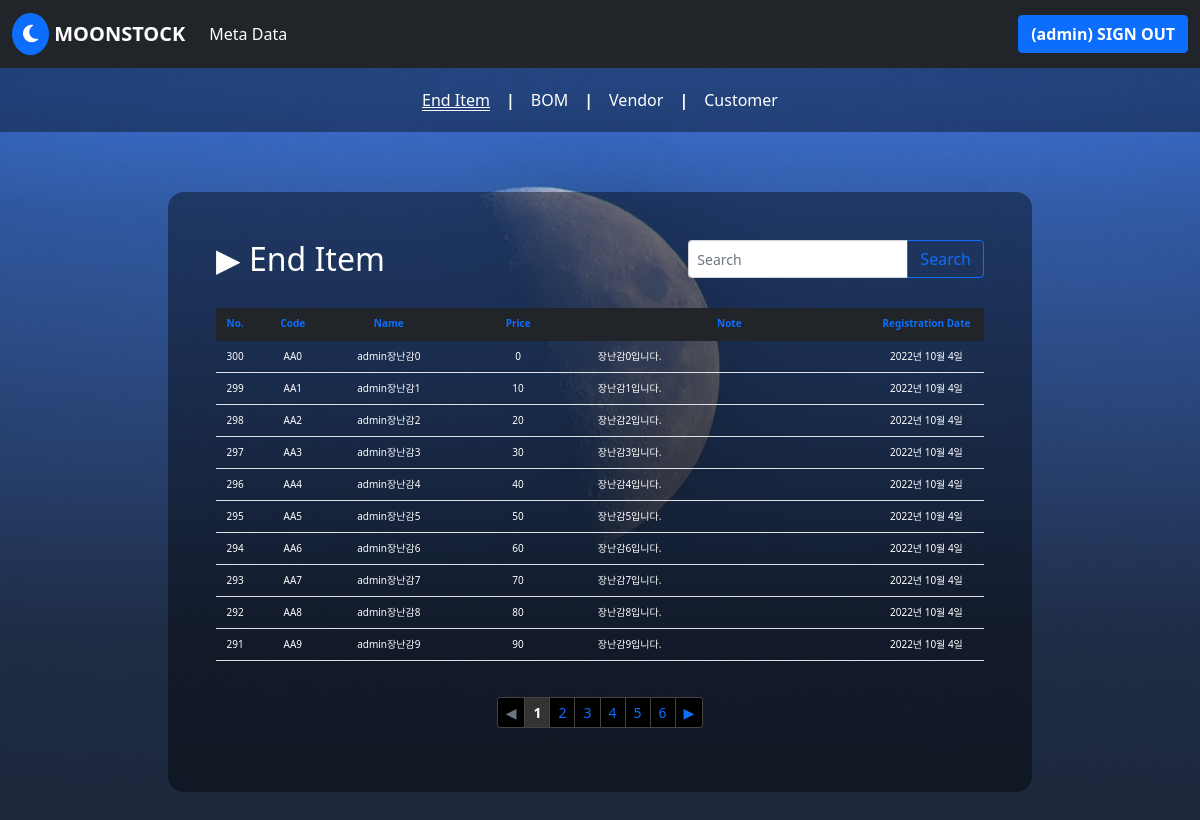
The app's page /metaData/enditem/ (signed in) with its own data.
### common/models.py (models this page shows)
class User(AbstractUser):
    SECTOR_CHOICE = {
        ('manufacturing', 'Manufacturing'),
        ('wholesale', 'Wholesale business'),
        ('retail', 'Retail business'),
        ('restaurant', 'Restaurant business')
    }
    company_name = models.CharField(max_length=200, null=False)
    company_phone = models.CharField(max_length=140, null=True)
    company_address = models.CharField(max_length=300, null=True)
    company_sector = models.CharField(max_length=80, choices=SECTOR_CHOICE)
    representative_name = models.CharField(blank=True, max_length=255)
    representative_phone = models.CharField(max_length=140, null=True, blank=True)

### metaData/models.py (models this page shows, shortened)
class Item(models.Model):
    user = models.ForeignKey(User, on_delete=models.CASCADE, null=False, blank=False)
    code = models.CharField(max_length=200, null=False, blank=False)
    name = models.CharField(max_length=200, null=False, blank=False)
    registration_date = models.DateField(default=timezone.now)
    is_endItem = models.BooleanField(default=True)
    price = models.IntegerField(null=True, blank=True)
    note = models.TextField(null=True, blank=True)

### metaData/views.py (the view)
# urls.py: path('enditem/', views.endItemIndex, name = 'endItemIndex'),
@login_required(login_url='common:login')
def endItemIndex(request):
    page = request.GET.get('page',1) # 페이지
    endItem_list = Item.objects.filter(Q(is_endItem__exact = True) & Q(user__exact = request.user)).order_by('registration_date')
    paginator = Paginator(endItem_list, 10) # 페이지당 10개씩 보여주기
    page_obj = paginator.get_page(page)
    context = {'endItem_list' : page_obj}
    return render(request, 'metaData/endItemIndex.html', context)

### metaData/templatetags/metaDataFilter.py (called while the page is built)
@register.filter
def sub(value, arg):
    return value - arg

### templates/metaData/endItemIndex.html
{% extends 'base.html' %}
{% load metaDataFilter %}
{% block content %}
{% include 'metaData/navbar.html' %}
<div class="wrapper">
    <div class="content" style="width:80%; text-align:left;">
        <div>
            <div style="float:left; text-align:center;"><h2> ▶ End Item</h2></div>
            <div style="float:right;">
                <div class="input-group">
                    <input type="text" class="form-control form-control-sm" placeholder="Search"
                           aria-label="Search Engine" aria-describedby="button-addon2">
                    <button class="btn btn-outline-primary" type="button" id="button-addon2">Search</button>
                </div>
            </div>
        </div>
        <br/>
        <div style="padding-bottom:20px; padding-top:20px">
            <table class="table table-hover">
                <thead class="table-dark">
                <th style="width:5%">No.</th>
                <th style="width:10%">Code</th>
                <th style="width:15%">Name</th>
                <th style="15%">Price</th>
                <th>Note</th>
                <th width="15%">Registration Date</th>
                </thead>
                <tbody>
                {% for item in endItem_list %}
                <tr>
                    <td>{{ endItem_list.paginator.count|sub:endItem_list.start_index|sub:forloop.counter0|add:1 }}</td>
                    <td>{{item.code}}</td>
                    <td>{{item.name}}</td>
                    <td>{{item.price}}</td>
                    <td class="itemNote">{{item.note}}</td>
                    <td>{{item.registration_date}}</td>
                </tr>
                {% endfor %}
                </tbody>
            </table>
        </div>
        <ul class="pagination justify-content-center pagination-sm">
            {% if endItem_list.has_previous %}
            <li class="page-item">
                <a class="page-link" href="?page={{ endItem_list.previous_page_number }}" width="30%">◀</a>
            </li>
            {% else %}
            <li class="page-item disabled">
                <a class="page-link" tabindex="-1" aria-disabled="true" href="#" width="30%">◀</a>
            </li>
            {% endif %}
            {% for page_number in endItem_list.paginator.page_range %}
            {% if page_number >= endItem_list.number|add:-5 and page_number <= endItem_list.number|add:5 %}
            {% if page_number == endItem_list.number %}
            <li class="page-item active" aria-current="page">
                <a class="page-link" href="?page={{ page_number }}">{{ page_number }}</a>
            </li>
            {% else %}
            <li class="page-item">
                <a class="page-link" href="?page={{ page_number }}">{{ page_number }}</a>
            </li>
            {% endif %}
            {% endif %}
            {% endfor %}
            {% if endItem_list.has_next %}
            <li class="page-item">
                <a class="page-link" href="?page={{ endItem_list.next_page_number }}">▶</a>
            </li>
            {% else %}
            <li class="page-item disabled">
                <a class="page-link" tabindex="-1" aria-disabled="true" href="#">▶</a>
            </li>
            {% endif %}
        </ul>
    </div>
</div>
{% endblock %}

### templates/base.html (shortened to what this page needs)
<!DOCTYPE html>
<html lang="en">
<head>
</head>
<body>
{% load static %}
<link rel="stylesheet" type="text/css" href="{% static 'bootstrap.min.css' %}">
<link rel="stylesheet" type="text/css" href="{% static 'style1.css' %}">
<link rel="stylesheet" type="text/css" href="{% static 'bootStrapModify.css' %}">
{% include "navbar.html" %}
{% block content %}
{% endblock %}
</body>
</html>

### templates/navbar.html (shortened to what this page needs)
<nav class="navbar navbar-expand-lg navbar-dark bg-dark">
    <div class="container-fluid">
        {% if user.is_authenticated %}
        <a class="navbar-brand" href="#">
            <i class="fa-solid fa-moon" tyle="color:white"></i>
            <strong>MOONSTOCK</strong>
        </a>
        {% else %}
        <a class="navbar-brand" href="{% url 'common:login' %}">
            <i class="fa-solid fa-moon" tyle="color:white"></i>
            <strong>MOONSTOCK</strong>
        </a>
        {% endif %}
        {% if user.is_authenticated %}
        <div class="collapse navbar-collapse" id="navbarSupportedContent">
            <ul class="navbar-nav me-auto mb-2 mb-lg-0">
                <li class="nav-item">
                    <a class="nav-link active" aria-current="page" href="#">Meta Data</a>
                </li>
            </ul>
            <div class="d-flex">
                <button type="button" class="btn btn-primary " onclick="location.href='{% url 'common:logout' %}' ">
                    <strong style="color:white;">
                        ({{ user.username }}) SIGN OUT
                    </strong>
                </button>
                {% endif %}
            </div>
        </div>
    </div>
</nav>

### templates/metaData/navbar.html (shortened to what this page needs)
<nav class="nav justify-content-center" style="height:8vh;display:flex;justify-content: center; align-items: center;">
    <li class="nav-item">
        <a class="nav-link  custum-active" aria-current="page" href="{% url 'metaData:endItemIndex' %}">End Item</a>
    </li>
    <strong style="color:white">|</strong>
    <li class="nav-item">
        <a class="nav-link" href="#">BOM</a>
    </li>
    <strong style="color:white">|</strong>
    <li class="nav-item">
        <a class="nav-link" href="#">Vendor</a>
    </li>
    <strong style="color:white">|</strong>
    <li>
        <a class="nav-link" href="#">Customer</a>
    </li>
</nav>

### static/style1.css (style rules this page uses)
i { background-color: #0d6efd; border-radius: 50%; border: 1px solid #0d6efd; padding: 10px; }
.wrapper { padding:min(5%); display: flex; justify-content: center; align-items: center; min-height: 90vh; }
.content { font-family: system-ui, serif; font-size: 2rem; padding: 3rem; border-radius: 1rem; background-color:rgba(0, 0, 0, 0.4); color: white; text-align:center; }
body { margin: 0; background: linear-gradient( to bottom, rgba(20, 20, 20, 0) 10%, rgba(20, 20, 20, 0.25) 25%, rgba(20, 20, 20, 0.5) 50%, rgba(20, 20, 20, 0.75) 75%, rgba(20, 20, 20, 1) 180% ), url(./img/mainPage_moon.jpg); background-size: cover; background-repeat:no-repeat; }
table { font-size: x-small; text-align : center; border-collapse: collapse; border-radius: 1rem; color:white; }
tr { color:white; }
th { color:#0d6efd; }
.itemNote { text-align : left; }

### templates/metaData/navbar.html (style rules this page uses)
.nav { background:rgba(0,0,0,0.4); }
.custum-active { text-decoration-line:underline; text-decoration-style: double; }
.nav-link { color:white; }

### records on screen
User: username "admin"
Item: paginator.count|sub "300", code "AA0", name "admin장난감0", price "0", note "장난감0입니다.", registration_date "2022년 10월 4일"
Item: paginator.count|sub "299", code "AA1", name "admin장난감1", price "10", note "장난감1입니다.", registration_date "2022년 10월 4일"
Item: paginator.count|sub "298", code "AA2", name "admin장난감2", price "20", note "장난감2입니다.", registration_date "2022년 10월 4일"
Item: paginator.count|sub "297", code "AA3", name "admin장난감3", price "30", note "장난감3입니다.", registration_date "2022년 10월 4일"
Item: paginator.count|sub "296", code "AA4", name "admin장난감4", price "40", note "장난감4입니다.", registration_date "2022년 10월 4일"
Item: paginator.count|sub "295", code "AA5", name "admin장난감5", price "50", note "장난감5입니다.", registration_date "2022년 10월 4일"
Item: paginator.count|sub "294", code "AA6", name "admin장난감6", price "60", note "장난감6입니다.", registration_date "2022년 10월 4일"
Item: paginator.count|sub "293", code "AA7", name "admin장난감7", price "70", note "장난감7입니다.", registration_date "2022년 10월 4일"
Item: paginator.count|sub "292", code "AA8", name "admin장난감8", price "80", note "장난감8입니다.", registration_date "2022년 10월 4일"
Item: paginator.count|sub "291", code "AA9", name "admin장난감9", price "90", note "장난감9입니다.", registration_date "2022년 10월 4일"

### other values on screen
{{ page_number }} "1"
{{ page_number }} "2" "3" "4" "5" "6"
